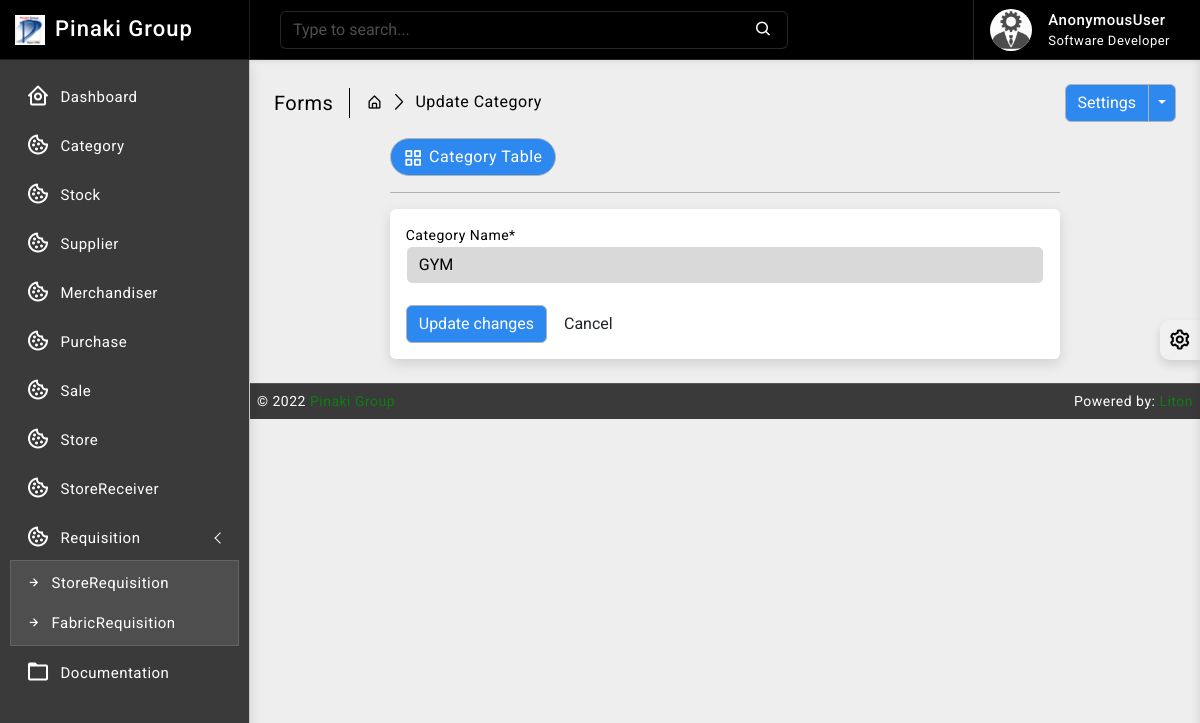
The app's page /category/2/, older data.
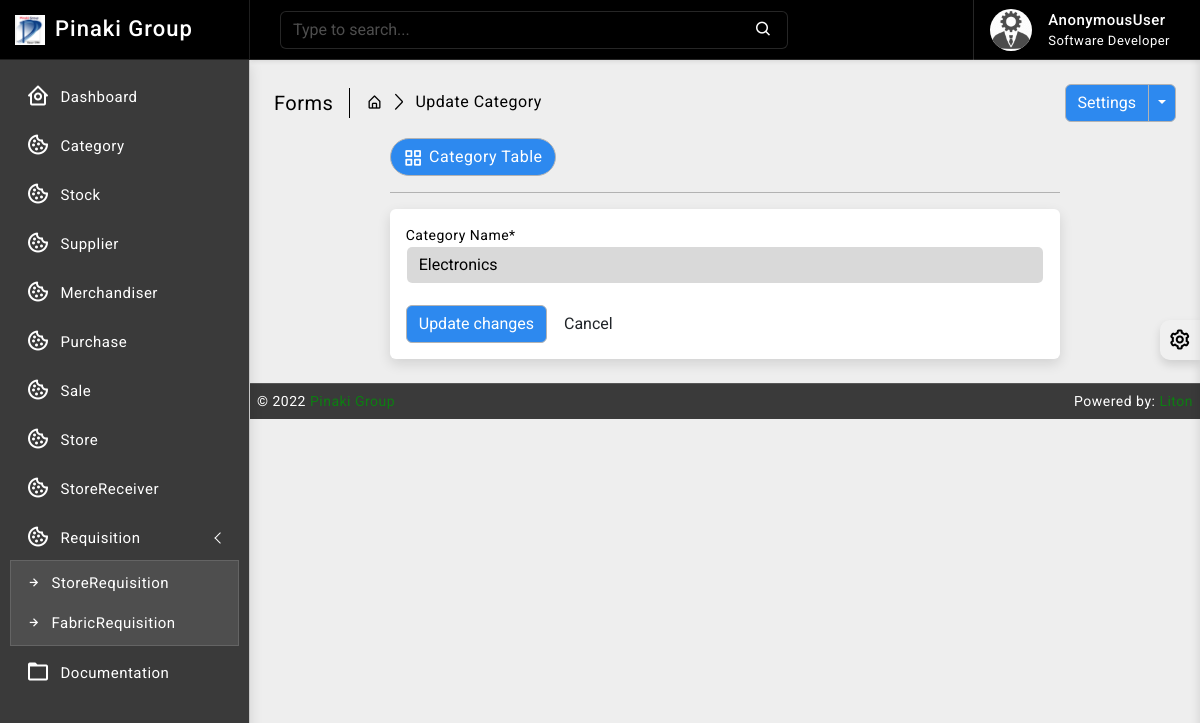
The same page, newer data.
### category/models.py (models this page shows, shortened)
class Category(models.Model):
    id = models.AutoField(primary_key=True)
    name = models.CharField(max_length=64, null=True, unique=True, blank=True)
    created_at = models.DateTimeField(auto_now_add=True, auto_now=False)
    updated_at = models.DateTimeField(auto_now_add=False, auto_now=True)

### category/views.py (the view)
# urls.py: path('<int:pk>/', views.category_update, name='category_update'),
def category_update(request, pk):
    get_category_data = get_object_or_404(Category, pk=pk)
    form = CategoryForm(instance=get_category_data)
    if request.method == 'POST':
        form = CategoryForm(request.POST, instance=get_category_data)
        if form.is_valid():
            form.save()
            return redirect('category_read')
    context = {
        'form': form
    }
    return render(request, 'category/update.html', context)

### category/forms.py
class CategoryForm(forms.ModelForm):
    name = forms.CharField(label='Category Name', widget=forms.TextInput(attrs={'class': 'form-control', 'placeholder':'Category Name'}), required=True, error_messages={'required':'Must Enter a Correct Name'})
    class Meta:
        model = Category
        fields = ['id', 'name']
        widgets = {
            'created_at': forms.TextInput(attrs={'class': 'form-control', 'type': 'date'}),
        }

### templates/category/update.html (shortened to what this page needs)
{% extends 'base/base.html' %}
{% block body %}
{% load crispy_forms_tags %}
{% load static %}
<div class="page-wrapper">
	<div class="page-content">
		<div class="page-breadcrumb d-none d-sm-flex align-items-center mb-3">
			<div class="breadcrumb-title pe-3">Forms</div>
			<div class="ps-3">
				<nav aria-label="breadcrumb">
					<ol class="breadcrumb mb-0 p-0">
						<li class="breadcrumb-item">
							<a href="#">
								<i class="bx bx-home-alt"></i>
							</a>
						</li>
						<li class="breadcrumb-item active" aria-current="page">Update Category</li>
					</ol>
				</nav>
			</div>
			<div class="ms-auto">
				<div class="btn-group">
					<button type="button" class="btn btn-light">Settings</button>
					<button type="button" class="btn btn-light dropdown-toggle dropdown-toggle-split" data-bs-toggle="dropdown">
					</button>
				</div>
			</div>
		</div>
		<div class="row">
			<div class="col-xl-9 mx-auto">
				<div class="ms-auto">
					<a href="{% url 'category_read' %}" class="btn btn-light radius-30 mt-2 mt-lg-0">
						<i class="bx bx-grid-alt"></i>Category Table
					</a>
				</div>
				<hr/>
				<div class="card">
					<div class="card-body">
						<form method="POST">
							<div class="form-row">
								<div class="form-group col-md-12 mb-0">
									<div class="controls">
										{{ form.name|as_crispy_field }}
								</div>
								</div><br>
									</div>
									<div class="form-actions">
										<button type="submit" class="btn btn-light">Update changes</button>
										<button type="reset" class="btn">Cancel</button>
									</div>
								</div>
						</div>
					</div>
				</div>
			</div>
		</div>
	</div>
{% endblock body %}

Row changes from the older to the newer data that the page shows:
changed Category: name "GYM" → "Electronics"
